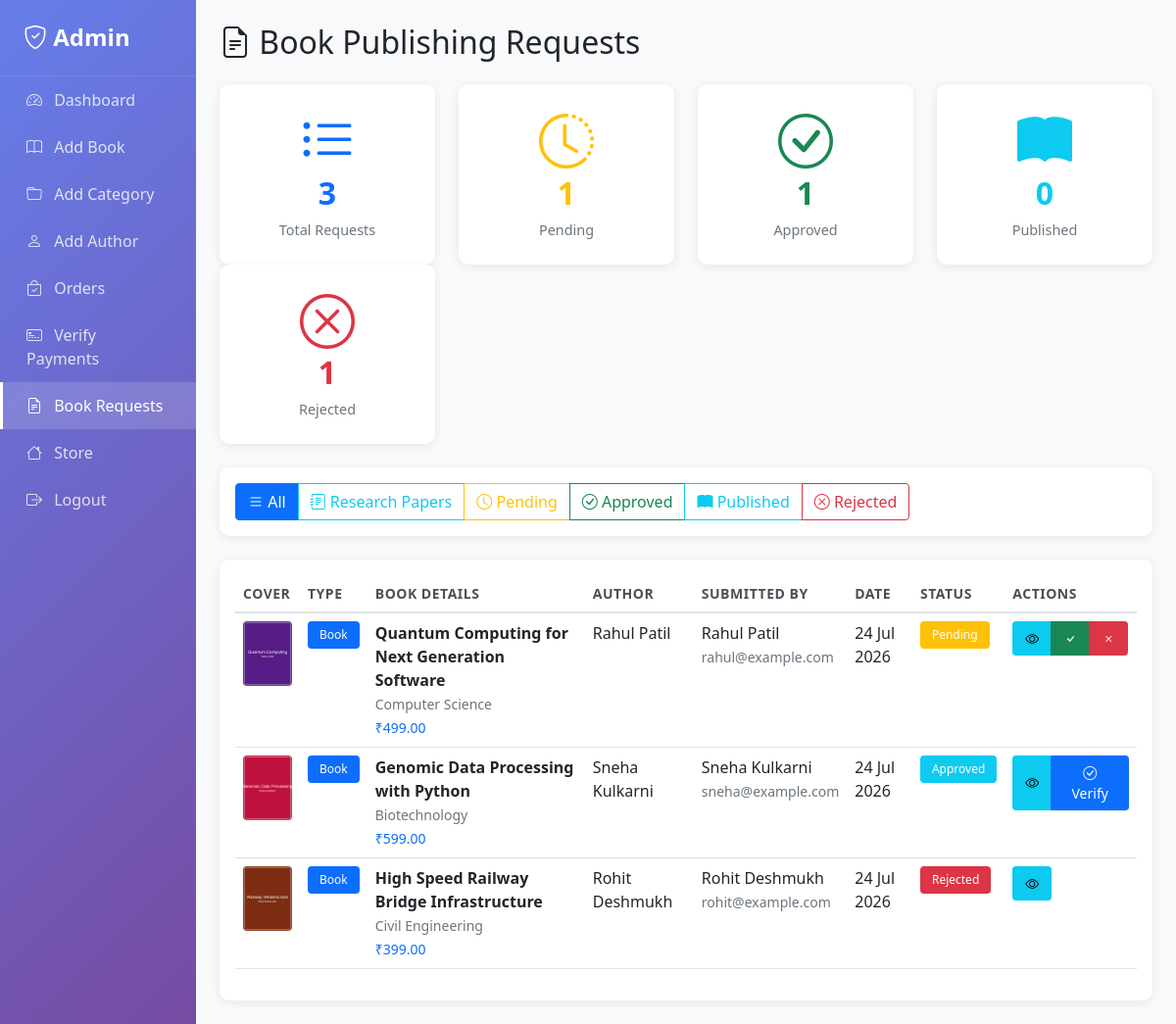
The page /admin-book-requests.php (signed in) on the database its author committed.
### tables this page shows
CREATE TABLE IF NOT EXISTS `book_requests` (
  `id` INT(11) NOT NULL AUTO_INCREMENT,
  `user_id` INT(11) NOT NULL,
  `title` VARCHAR(255) NOT NULL,
  `description` TEXT NOT NULL,
  `author_name` VARCHAR(255) NOT NULL,
  `category_id` INT(11) NOT NULL,
  `price` DECIMAL(10,2) DEFAULT '0.00',
  `cover` VARCHAR(255) NOT NULL,
  `file` VARCHAR(255) NOT NULL,
  `preview_file` VARCHAR(255) DEFAULT NULL,
  `content_type` ENUM('book','research_paper') NOT NULL DEFAULT 'book',
  `isbn` VARCHAR(50) DEFAULT NULL,
  `doi` VARCHAR(100) DEFAULT NULL,
  `pages` INT(11) DEFAULT NULL,
  `format` ENUM('Paperback','eBook') DEFAULT 'eBook',
  `status` ENUM('pending','approved','payment_pending','published','rejected') DEFAULT 'pending',
  `publishing_fee` DECIMAL(10,2) DEFAULT '0.00',
  `payment_status` ENUM('unpaid','paid') DEFAULT 'unpaid',
  `transaction_id` VARCHAR(191) DEFAULT NULL,
  `scanner_status` ENUM('pending','passed','failed') DEFAULT 'passed',
  `admin_notes` TEXT DEFAULT NULL,
  `created_at` TIMESTAMP DEFAULT CURRENT_TIMESTAMP,
  `reviewed_at` TIMESTAMP NULL DEFAULT NULL,
  `published_at` TIMESTAMP NULL DEFAULT NULL,
  PRIMARY KEY (`id`),
  KEY `idx_requests_user` (`user_id`),
  KEY `idx_requests_category` (`category_id`),
  KEY `idx_requests_status` (`status`),
  KEY `idx_requests_payment_status` (`payment_status`),
  CONSTRAINT `fk_requests_user` FOREIGN KEY (`user_id`) REFERENCES `users` (`id`) ON DELETE CASCADE ON UPDATE CASCADE,
  CONSTRAINT `fk_requests_category` FOREIGN KEY (`category_id`) REFERENCES `categories` (`id`) ON UPDATE CASCADE
);

CREATE TABLE IF NOT EXISTS `categories` (
  `id` INT(11) NOT NULL AUTO_INCREMENT,
  `name` VARCHAR(191) NOT NULL,
  `created_at` TIMESTAMP DEFAULT CURRENT_TIMESTAMP,
  PRIMARY KEY (`id`),
  UNIQUE KEY `idx_categories_name` (`name`)
);

CREATE TABLE IF NOT EXISTS `users` (
  `id` INT(11) NOT NULL AUTO_INCREMENT,
  `full_name` VARCHAR(255) NOT NULL,
  `email` VARCHAR(191) NOT NULL,
  `phone` VARCHAR(20) NOT NULL,
  `password` TEXT NOT NULL,
  `created_at` TIMESTAMP DEFAULT CURRENT_TIMESTAMP,
  `updated_at` TIMESTAMP DEFAULT CURRENT_TIMESTAMP ON UPDATE CURRENT_TIMESTAMP,
  PRIMARY KEY (`id`),
  UNIQUE KEY `idx_users_email` (`email`),
  INDEX `idx_users_phone` (`phone`)
);

### php/func-book-request.php (called while the page is built, shortened)
<?php
function get_all_requests($con, $status = null) {
    if ($status) {
        $sql = "SELECT br.*, u.full_name, u.email, c.name as category_name
                FROM book_requests br
                JOIN users u ON br.user_id = u.id
                JOIN categories c ON br.category_id = c.id
                WHERE br.status = ?
                ORDER BY br.created_at DESC";
        $stmt = $con->prepare($sql);
        $stmt->execute([$status]);
    } else {
        $sql = "SELECT br.*, u.full_name, u.email, c.name as category_name
                FROM book_requests br
                JOIN users u ON br.user_id = u.id
                JOIN categories c ON br.category_id = c.id
                ORDER BY br.created_at DESC";
        $stmt = $con->prepare($sql);
        $stmt->execute();
    }
    return $stmt->fetchAll();
}
function get_request_stats($con) {
    $sql = "SELECT
                COUNT(*) as total,
                SUM(CASE WHEN status = 'pending' THEN 1 ELSE 0 END) as pending,
                SUM(CASE WHEN status = 'approved' THEN 1 ELSE 0 END) as approved,
                SUM(CASE WHEN status = 'published' THEN 1 ELSE 0 END) as published,
                SUM(CASE WHEN status = 'rejected' THEN 1 ELSE 0 END) as rejected
            FROM book_requests";
    $stmt = $con->prepare($sql);
    $stmt->execute();
    return $stmt->fetch();
}

### admin-book-requests.php (the view, shortened to what this page needs)
<?php
include "db_conn.php";
include "php/func-book-request.php";
$status_filter = isset($_GET['status']) ? $_GET['status'] : null;
$requests = get_all_requests($conn, $status_filter);
$stats = get_request_stats($conn);
?>
<!DOCTYPE html>
<html lang="en">
<head>
    <link href="https://cdn.jsdelivr.net/npm/bootstrap@5.1.3/dist/css/bootstrap.min.css" rel="stylesheet">
    <link rel="stylesheet" href="https://cdn.jsdelivr.net/npm/bootstrap-icons@1.7.2/font/bootstrap-icons.css">
    <link rel="stylesheet" href="css/admin-style.css">
</head>
<body>
    <div class="container-fluid">
        <div class="row">
            <div class="col-md-2 admin-sidebar p-0">
                <div class="sidebar-header">
                    <h4><i class="bi bi-shield-check"></i> Admin</h4>
                </div>
                <nav class="nav flex-column">
                    <a class="nav-link" href="admin.php"><i class="bi bi-speedometer2"></i> Dashboard</a>
                    <a class="nav-link" href="add-book.php"><i class="bi bi-book"></i> Add Book</a>
                    <a class="nav-link" href="add-category.php"><i class="bi bi-folder"></i> Add Category</a>
                    <a class="nav-link" href="add-author.php"><i class="bi bi-person"></i> Add Author</a>
                    <a class="nav-link" href="admin-orders.php"><i class="bi bi-bag-check"></i> Orders</a>
                    <a class="nav-link" href="admin-verify-payments.php"><i class="bi bi-credit-card-2-front"></i> Verify Payments</a>
                    <a class="nav-link active" href="admin-book-requests.php"><i class="bi bi-file-earmark-text"></i> Book Requests</a>
                    <a class="nav-link" href="index.php"><i class="bi bi-house"></i> Store</a>
                    <a class="nav-link" href="logout.php"><i class="bi bi-box-arrow-right"></i> Logout</a>
                </nav>
            </div>
            <div class="col-md-10 admin-content p-4">
                <h2 class="mb-4"><i class="bi bi-file-earmark-text"></i> Book Publishing Requests</h2>
                <div class="row mb-4">
                    <div class="col-md-3">
                        <div class="card stat-card text-center border-0">
                            <div class="card-body">
                                <i class="bi bi-list-ul display-4 text-primary mb-2"></i>
                                <h3 class="text-primary"><?= $stats['total'] ?></h3>
                                <p>Total Requests</p>
                            </div>
                        </div>
                    </div>
                    <div class="col-md-3">
                        <div class="card stat-card text-center border-0">
                            <div class="card-body">
                                <i class="bi bi-clock-history display-4 text-warning mb-2"></i>
                                <h3 class="text-warning"><?= $stats['pending'] ?></h3>
                                <p>Pending</p>
                            </div>
                        </div>
                    </div>
                    <div class="col-md-3">
                        <div class="card stat-card text-center border-0">
                            <div class="card-body">
                                <i class="bi bi-check-circle display-4 text-success mb-2"></i>
                                <h3 class="text-success"><?= ($stats['approved'] ?? 0) + ($stats['published'] ?? 0) ?></h3>
                                <p>Approved</p>
                            </div>
                        </div>
                    </div>
                    <div class="col-md-3">
                        <div class="card stat-card text-center border-0">
                            <div class="card-body">
                                <i class="bi bi-book-fill display-4 text-info mb-2"></i>
                                <h3 class="text-info"><?= $stats['published'] ?? 0 ?></h3>
                                <p>Published</p>
                            </div>
                        </div>
                    </div>
                    <div class="col-md-3">
                        <div class="card stat-card text-center border-0">
                            <div class="card-body">
                                <i class="bi bi-x-circle display-4 text-danger mb-2"></i>
                                <h3 class="text-danger"><?= $stats['rejected'] ?></h3>
                                <p>Rejected</p>
                            </div>
                        </div>
                    </div>
                </div>
                <div class="card table-card mb-4 border-0">
                    <div class="card-body">
                        <div class="btn-group" role="group">
                            <a href="admin-book-requests.php" class="btn <?= !$status_filter && !isset($_GET['type']) ? 'btn-primary' : 'btn-outline-primary' ?>">
                                <i class="bi bi-list"></i> All
                            </a>
                            <a href="admin-book-requests.php?type=research_paper" class="btn <?= !$status_filter && isset($_GET['type']) && $_GET['type'] == 'research_paper' ? 'btn-info' : 'btn-outline-info' ?>">
                                <i class="bi bi-journal-text"></i> Research Papers
                            </a>
                            <a href="admin-book-requests.php?status=pending" class="btn <?= $status_filter == 'pending' ? 'btn-warning' : 'btn-outline-warning' ?>">
                                <i class="bi bi-clock"></i> Pending
                            </a>
                            <a href="admin-book-requests.php?status=approved" class="btn <?= $status_filter == 'approved' ? 'btn-success' : 'btn-outline-success' ?>">
                                <i class="bi bi-check-circle"></i> Approved
                            </a>
                            <a href="admin-book-requests.php?status=published" class="btn <?= $status_filter == 'published' ? 'btn-info' : 'btn-outline-info' ?>">
                                <i class="bi bi-book-fill"></i> Published
                            </a>
                            <a href="admin-book-requests.php?status=rejected" class="btn <?= $status_filter == 'rejected' ? 'btn-danger' : 'btn-outline-danger' ?>">
                                <i class="bi bi-x-circle"></i> Rejected
                            </a>
                        </div>
                    </div>
                </div>
                <div class="card table-card border-0">
                    <div class="card-body">
                        <?php if (empty($requests)): ?>
                            <div class="alert alert-info">No requests found.</div>
                        <?php else: ?>
                            <div class="table-responsive">
                                <table class="table table-hover">
                                    <thead>
                                        <tr>
                                            <th>Cover</th>
                                            <th>Type</th>
                                            <th>Book Details</th>
                                            <th>Author</th>
                                            <th>Submitted By</th>
                                            <th>Date</th>
                                            <th>Status</th>
                                            <th>Actions</th>
                                        </tr>
                                    </thead>
                                    <tbody>
                                        <?php foreach ($requests as $request):
                                            $status_class = [
                                                'pending' => 'warning',
                                                'approved' => 'info',
                                                'published' => 'success',
                                                'rejected' => 'danger'
                                            ][$request['status']];
                                        ?>
                                        <tr>
                                            <td>
                                                <img src="uploads/cover/<?= $request['cover'] ?>" width="50" class="rounded">
                                            </td>
                                            <td><span class="badge <?= (isset($request['content_type']) && $request['content_type']=='research_paper') ? 'bg-info text-dark' : 'bg-primary' ?>"><?= (isset($request['content_type']) && $request['content_type']=='research_paper') ? 'Research Paper' : 'Book' ?></span></td>
                                            <td>
                                                <strong><?= htmlspecialchars($request['title']) ?></strong><br>
                                                <small class="text-muted"><?= htmlspecialchars($request['category_name']) ?></small><br>
                                                <small class="text-primary">₹<?= number_format($request['price'], 2) ?></small>
                                            </td>
                                            <td><?= htmlspecialchars($request['author_name']) ?></td>
                                            <td>
                                                <?= htmlspecialchars($request['full_name']) ?><br>
                                                <small class="text-muted"><?= htmlspecialchars($request['email']) ?></small>
                                            </td>
                                            <td><?= date('d M Y', strtotime($request['created_at'])) ?></td>
                                            <td>
                                                <span class="badge bg-<?= $status_class ?>">
                                                    <?= ucfirst($request['status']) ?>
                                                </span>
                                            </td>
                                            <td>
                                                <div class="btn-group btn-group-sm">
                                                    <button class="btn btn-info" onclick="viewDetails(<?= $request['id'] ?>)">
                                                        <i class="bi bi-eye"></i>
                                                    </button>
                                                    <?php if ($request['status'] == 'pending'): ?>
                                                    <button class="btn btn-success" onclick="approveRequest(<?= $request['id'] ?>)">
                                                        <i class="bi bi-check"></i>
                                                    </button>
                                                    <button class="btn btn-danger" onclick="rejectRequest(<?= $request['id'] ?>)">
                                                        <i class="bi bi-x"></i>
                                                    </button>
                                                    <?php elseif ($request['status'] == 'approved' && $request['payment_status'] == 'paid'): ?>
                                                    <button class="btn btn-primary" onclick="verifyPayment(<?= $request['id'] ?>)">
                                                        <i class="bi bi-check-circle"></i> Verify
                                                    </button>
                                                    <?php endif; ?>
                                                </div>
                                            </td>
                                        </tr>
                                        <?php endforeach; ?>
                                    </tbody>
                                </table>
                            </div>
                        <?php endif; ?>
                    </div>
                </div>
            </div>
        </div>
    </div>
</body>
</html>

### rows shown on the page
book_requests: cover (picture), content_type "Book", title "Quantum Computing for Next Generation Software", category.name "Computer Science", price "499.00", author_name "Rahul Patil", user.full_name "Rahul Patil", user.email "rahul@example.com", created_at "24 Jul 2026", status "Pending"
book_requests: cover (picture), content_type "Book", title "Genomic Data Processing with Python", category.name "Biotechnology", price "599.00", author_name "Sneha Kulkarni", user.full_name "Sneha Kulkarni", user.email "sneha@example.com", created_at "24 Jul 2026", status "Approved"
book_requests: cover (picture), content_type "Book", title "High Speed Railway Bridge Infrastructure", category.name "Civil Engineering", price "399.00", author_name "Rohit Deshmukh", user.full_name "Rohit Deshmukh", user.email "rohit@example.com", created_at "24 Jul 2026", status "Rejected"

### other values the page prints
$stats['total'] "3"
$stats['pending'] "1"
$stats['published'] "0"
$stats['rejected'] "1"
